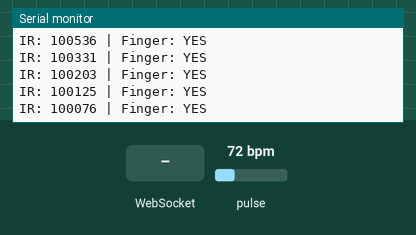
Simulated run of this sketch. Board: ESP32. Parts: the last lines printed to the serial monitor. The inputs (shaded band) are chosen by the test bench; at power-on: pulse 72 bpm. WiFi joins after 1.5 s; servers stay silent unless stated; random numbers use the default seed unless the sketch sets one.

Above: at 3.0 s.
3.1 s: WebSocket text "1" received
At 3.34 s:
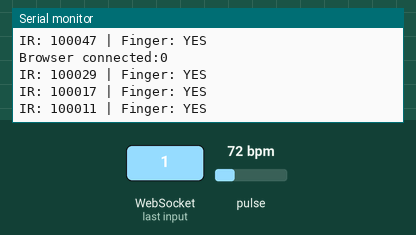
6.1 s: pulse set to 42 bpm
At 6.17 s:
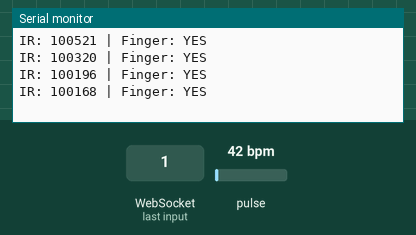
7.6 s: pulse set to 70 bpm
At 9.82 s:
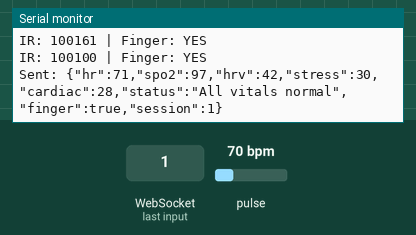
Timing chart, 0 to 11.3 s (numbered marks = the images above; inputs shaded):
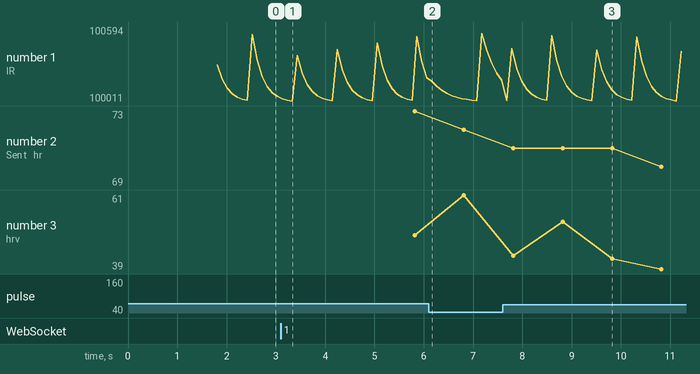

The sketch:

vitalai_telemetry_system.ino
```cpp
#include <WiFi.h>
#include <WebSocketsServer.h>
#include <ArduinoJson.h>
#include <Wire.h>
#include "MAX30105.h"

const char* ssid     = "AKS";
const char* password = "1006@2005";

WebSocketsServer webSocket = WebSocketsServer(81);
MAX30105 sensor;

#define FINGER_THRESHOLD 50000

bool fingerOn=false,lastState=false;
int  sessionCount=0,readingIndex=0;
unsigned long lastSend=0,lastCheck=0;
float stress,hrv,cardiac;
String status;


unsigned long fingerStartTime = 0;
bool readyToSend = false;
float smoothHR = 75;
float smoothSpO2 = 98;


int hrSets[][8] = {
  {72,73,74,73,75,74,73,74},
  {68,69,70,69,71,70,69,70},
  {78,79,80,79,81,80,79,80},
  {65,66,67,66,68,67,66,67},
  {85,86,87,86,88,87,86,87}
};
int sp2Sets[][8] = {
  {98,98,97,98,99,98,97,98},
  {97,98,98,97,98,97,98,97},
  {99,98,99,98,97,99,98,99},
  {96,97,97,98,97,96,97,97},
  {98,99,98,97,98,99,98,98}
};

void calcMetrics(int hr,int spo2){
  hrv     = random(38,62);
  stress  = constrain(map(hr,60,100,10,85)+random(-4,4),5,90);
  cardiac = constrain((hr*(101-spo2))/10.0,0,100);
  if(hr<60)          status="Bradycardia - Low HR";
  else if(hr>100)    status="Tachycardia - High HR";
  else if(spo2<95)   status="Low SpO2 - Check breathing";
  else if(stress>70) status="High Stress Detected";
  else               status="All vitals normal";
}

void sendReading(){
  int s=sessionCount%5, idx=readingIndex%8;

  int targetHR = hrSets[s][idx];
  int targetSpO2 = sp2Sets[s][idx];


  smoothHR += (targetHR - smoothHR) * 0.2 + random(-1,2)*0.2;
  smoothSpO2 += (targetSpO2 - smoothSpO2) * 0.1 + random(-1,2)*0.1;

  int hr = (int)smoothHR;
  int sp2 = (int)smoothSpO2;


  readingIndex++;

  calcMetrics(hr,sp2);

  StaticJsonDocument<300> doc;
  doc["hr"]=hr;
  doc["spo2"]=sp2;
  doc["hrv"]=(int)hrv;
  doc["stress"]=(int)stress;
  doc["cardiac"]=(int)cardiac;
  doc["status"]=status;
  doc["finger"]=true;
  doc["session"]=sessionCount;

  String j;
  serializeJson(doc,j);
  webSocket.broadcastTXT(j);

  Serial.println("Sent: "+j);
}

void sendOff(){
  StaticJsonDocument<80> doc;
  doc["finger"]=false;
  doc["status"]="Place finger on sensor";
  String j;
  serializeJson(doc,j);
  webSocket.broadcastTXT(j);
}

void wsEvent(uint8_t num,WStype_t type,uint8_t* p,size_t l){
  if(type==WStype_CONNECTED){
    Serial.printf("Browser connected:%u\n",num);
    sendOff();
  }
}

void setup(){
  Serial.begin(115200);
  delay(300);
  Serial.println("\n=== VitalAI Starting ===");

  Wire.begin(21,22);
  if(!sensor.begin(Wire, I2C_SPEED_FAST)){
    Serial.println("MAX30102 not found! Check wiring.");
  } else {
    Serial.println("MAX30102 found!");
    sensor.setup(60, 4, 2, 400, 411, 4096);
    sensor.setPulseAmplitudeRed(0x1F);
    sensor.setPulseAmplitudeIR(0x1F);
    Serial.println("Sensor configured!");
  }

  WiFi.begin(ssid,password);
  Serial.print("Connecting WiFi");
  int t=0;
  while(WiFi.status()!=WL_CONNECTED){
    delay(500); Serial.print(".");
    if(++t>40){Serial.println("\nFailed!");t=0;}
  }
  Serial.println("\nIP: http://"+WiFi.localIP().toString());

  webSocket.begin();
  webSocket.onEvent(wsEvent);
  randomSeed(analogRead(34));

  Serial.println("=== Ready! Place finger on sensor ===");
}

void loop(){
  webSocket.loop();

  if(millis()-lastCheck > 100){
    lastCheck = millis();

    sensor.check();
    long ir = sensor.getIR();

    Serial.printf("IR: %ld | Finger: %s\n", ir, ir>FINGER_THRESHOLD?"YES":"NO");

    bool pressed = (ir > FINGER_THRESHOLD);

    if(pressed && !lastState){
      fingerOn=true;
      sessionCount++;
      readingIndex=0;


      fingerStartTime = millis();
      readyToSend = false;
      Serial.println("FINGER ON - Stabilizing...");
    }

    if(!pressed && lastState){
      fingerOn=false;
      readyToSend = false;
      Serial.println("FINGER OFF");
      sendOff();
    }

    lastState = pressed;
  }


  if(fingerOn && !readyToSend){
    if(millis() - fingerStartTime > 4000){
      readyToSend = true;
      Serial.println("Stable - Sending real-like data");
    }
  }


  if(fingerOn && readyToSend && millis()-lastSend>1000){
    lastSend=millis();
    sendReading();
  }
}
```

Measured:
- after the input at 3.1 s, the serial monitor: prints a new line at once (image 1)
- after the input at 6.1 s, the serial monitor: prints a new line after 0.07 s (image 2)
- plotted number 1: 100047 → 100196 after the input at 3.1 s, 100196 → 100174 after the input at 6.1 s
